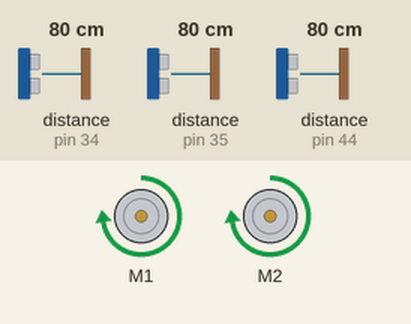
Bench run of a sketch on a simulated Arduino Mega 2560, built with avr-gcc and run on an emulated ATmega2560. On the bench: 2 × DC motor (green arrow = forward, orange = backward, longer = faster). Wiring (inferred from the names in the program): 3 × ultrasonic range finder: trigger pin 32, echo pin 34 / trigger pin 33, echo pin 35 / trigger pin 42, echo pin 44. Inputs (shaded band) come from the test bench; at power-on: distance to the obstacle (sensors on pin 34, pin 44, pin 35) 80 cm. The echo pulse lasts 58.3 µs per cm.

Above: at 1.2 s.
1.3 s: distance to the obstacle (sensor on pin 34) set to 23 cm
2.8 s: distance to the obstacle (sensor on pin 34) set to 18 cm
At 3.4 s:
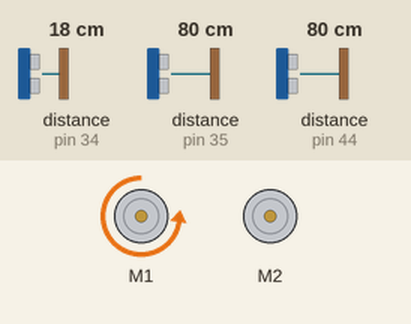
4.3 s: distance to the obstacle (sensor on pin 34) set to 35 cm
At 4.7 s:
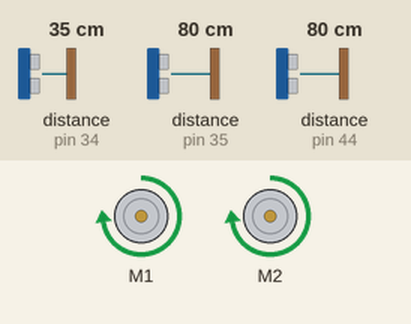
5.8 s: distance to the obstacle (sensor on pin 44) set to 23 cm
7.3 s: distance to the obstacle (sensor on pin 44) set to 18 cm
At 7.9 s:
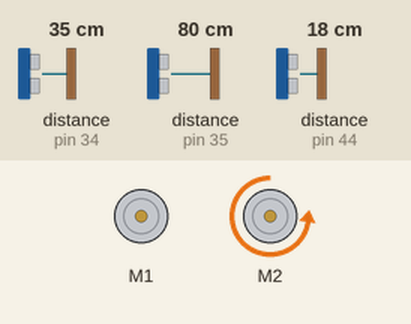
8.8 s: distance to the obstacle (sensor on pin 44) set to 35 cm
At 10.2 s:
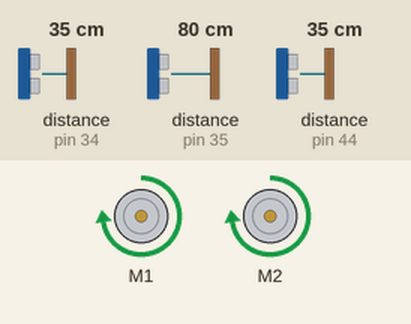
Timing chart, 0 to 11.3 s (numbered marks = the images above; inputs shaded):
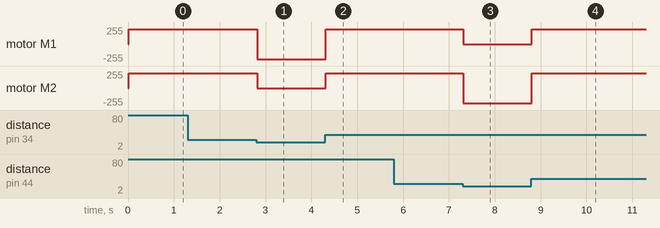

The sketch:

version1.ino
```cpp
#include "AFMotor.h"
AF_DCMotor motor1(1); // création de l'objet "motor1" - moteurs du coté droit
AF_DCMotor motor2(2); // création de l'objet "motor2" - moteurs du coté gauche


const int EchoR_PIN = 34;
const int EchoM_PIN = 35;
const int EchoL_PIN = 44;

const int TrigR_PIN = 32;
const int TrigM_PIN = 33;
const int TrigL_PIN = 42;

const int VITESSE = 225;
const int SEUIL_DISTANCE = 20;
const int SEUIL_DISTANCE_L = 20;

float distanceR;
float distanceL;
float distanceM;

void release(){
  motor1.run(RELEASE);
  motor2.run(RELEASE);
}

void brake(){
  motor1.run(BRAKE);
  motor2.run(BRAKE);
}

void forward(){
  release();
  motor1.run(FORWARD);
  motor2.run(FORWARD);
  motor1.setSpeed(VITESSE); //max 255
  motor2.setSpeed(VITESSE);
}

void backward(){
  release();
  motor1.run(BACKWARD);
  motor2.run(BACKWARD);
  motor1.setSpeed(VITESSE); //max 255
  motor2.setSpeed(VITESSE);
}

void turnLeft(){
  release();
  motor1.run(BACKWARD);
  motor2.run(BRAKE);
  // motor2.run(FORWARD);
  motor1.setSpeed(VITESSE); //max 255
  // motor2.setSpeed(VITESSE);
}

void turnRight(){
  release();
  motor1.run(BRAKE);
  // motor1.run(FORWARD);
  motor2.run(BACKWARD);
  // motor1.setSpeed(VITESSE); //max 255
  motor2.setSpeed(VITESSE);
}

void getSignal(int triggerPin){
  digitalWrite(triggerPin, LOW);
  delayMicroseconds(2);
  digitalWrite(triggerPin, HIGH);
  delayMicroseconds(10);
  digitalWrite(triggerPin, LOW);
}

void setup(){
  // put your setup code here, to run once:
  pinMode(EchoM_PIN, INPUT);
  pinMode(TrigM_PIN, OUTPUT);
  pinMode(EchoR_PIN, INPUT);
  pinMode(TrigR_PIN, OUTPUT);
  pinMode(EchoL_PIN, INPUT);
  pinMode(TrigL_PIN, OUTPUT);
  // Serial.begin(115200);
}

void loop(){
  // put your main code here, to run repeatedly:
  getSignal(TrigR_PIN);
  distanceR = (pulseIn(EchoR_PIN, HIGH))/29.0/2.0;

  getSignal(TrigL_PIN);
  distanceL = (pulseIn(EchoL_PIN, HIGH))/29.0/2.0;

  getSignal(TrigM_PIN);
  distanceM = (pulseIn(EchoM_PIN, HIGH))/29.0/2.0;

  // getSignal(TrigB_PIN);
  // distanceB = (pulseIn(EchoB_PIN, HIGH))/29.0/2.0;
  if(distanceM < SEUIL_DISTANCE){ //tourner à droite si mur en face
    if(distanceL < distanceR){
      turnRight();
    }else{
      turnLeft();
    }
  }
  if((distanceR < SEUIL_DISTANCE)&&(distanceL < SEUIL_DISTANCE_L)&&(distanceM < SEUIL_DISTANCE)){ //arret
    release();
  }
  if((distanceR < SEUIL_DISTANCE)&&(distanceL > SEUIL_DISTANCE_L)){ //tourner à gauche
    turnLeft();
  }
  if((distanceL < SEUIL_DISTANCE_L)&&(distanceR > SEUIL_DISTANCE)){ //tourner à droite
    turnRight();
  }
  if((distanceR > SEUIL_DISTANCE)&&(distanceL > SEUIL_DISTANCE_L)&&(distanceM > SEUIL_DISTANCE)){ //avancer
    forward();
  }
}
```

Measured:
- the behaviour switches between 21 and 20 cm on distance to the obstacle (sensor on pin 34) (found by bisection; images 0 and 1)
- the behaviour switches between 21 and 20 cm on distance to the obstacle (sensor on pin 44) (found by bisection; images 2 and 3)
- after the input at 1.3 s, every drawn part: stays the same
- after the input at 2.8 s, motor M1: forward 225/255 → backward 225/255 at once; motor M2: forward 225/255 → stopped at once
- after the input at 4.3 s, motor M1: backward 225/255 → forward 225/255 at once; motor M2: stopped → forward 225/255 at once
- after the input at 5.8 s, every drawn part: stays the same
- after the input at 7.3 s, motor M1: forward 225/255 → stopped at once; motor M2: forward 225/255 → backward 225/255 at once
- after the input at 8.8 s, motor M1: stopped → forward 225/255 at once; motor M2: backward 225/255 → forward 225/255 at once
